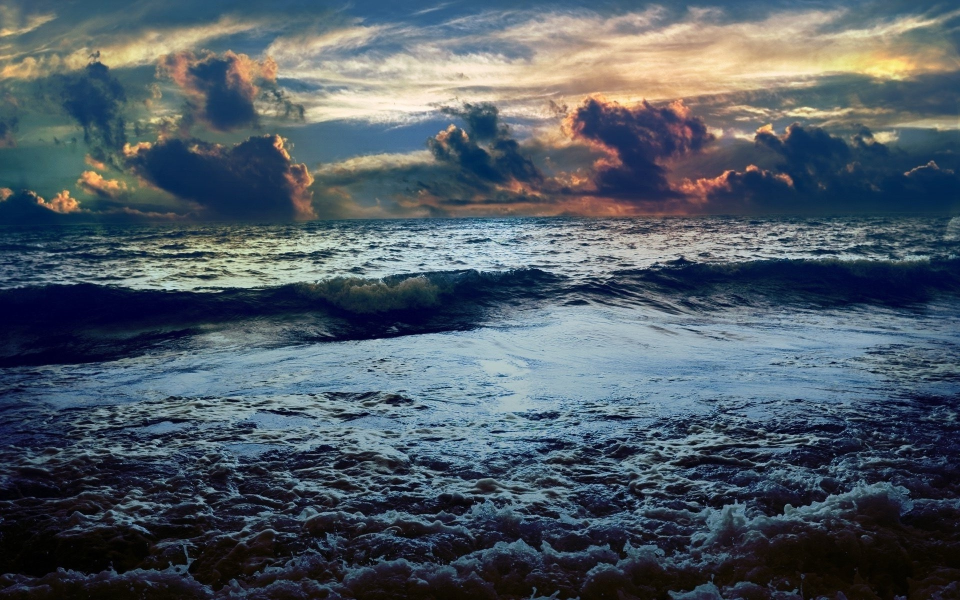
#> input picture Image Transformations and Manipulation Techniques In OpenCV/ocean.jpg, 1920 x 1200 px (shown at 1/2 size)
$ jupyter execute 'Rotation&Flipping.ipynb'
#> lines starting #> are read from the running program, lines starting #| are printed output that depends on the picture
[cell 1]
import cv2
import matplotlib.pyplot as plt

Image Rotation

[cell 2]
image=cv2.imread(r"ocean.jpg")
#> image is the input picture: shape (1200, 1920, 3); mean B, G, R 101.1, 90.9, 79.3
image.shape
#> Out = (1200, 1920, 3)

[cell 3]
Resize=cv2.resize(image,(275,183))
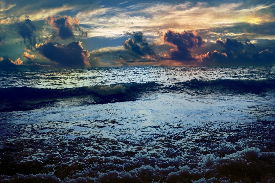
#> Resize: shape (183, 275, 3); mean B, G, R 101, 90.8, 79.1
image=Resize
image.shape
#> Out = (183, 275, 3)

[cell 4]
cv2.imshow("Ocean",image)
cv2.waitKey(0)
cv2.destroyAllWindows()

[cell 5]
h , w = image.shape[:2]
#> h = 183; w = 275
print(f"Height is {h} and Width is {w}")
#| Height is 183 and Width is 275

[cell 6]
points = [
    ("Top-Left", 0, 0),
    ("Center", w//2, h//2),
    ("Bottom-Right", w, h)
]

plt.imshow(image)
for name, x, y in points:
    plt.scatter(x, y, c="Black", s=50)
    plt.text(x+10, y+10, name, color="Black", fontsize=8)
plt.show()
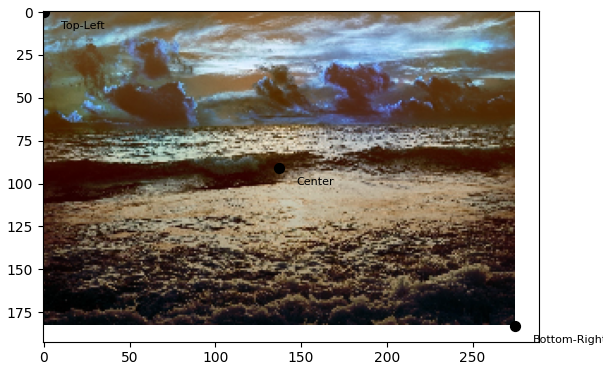
#> figure drawn by matplotlib, 1 panel; B, G, R data is drawn as R, G, B

[cell 7]
Center=(h//2,w//2)
#> Center = (91, 137)
M=cv2.getRotationMatrix2D(Center,-32,1.0)
Rotated=cv2.warpAffine(image,M,(w,h))
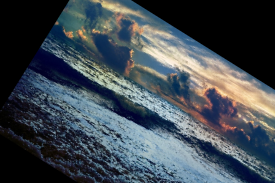
#> Rotated: shape (183, 275, 3); mean B, G, R 81.6, 73.9, 64.9

[cell 8]
cv2.imshow("Orignal",image)
cv2.imshow("Rotated",Rotated)
cv2.waitKey(0)
cv2.destroyAllWindows()

Image Flipping

[cell 9]
Flip=cv2.flip(image,-1)
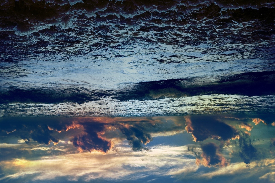
#> Flip: shape (183, 275, 3); mean B, G, R 101, 90.8, 79.1

$ run again, with Image Transformations and Manipulation Techniques In OpenCV/ball.png saved as Image Transformations and Manipulation Techniques In OpenCV/ocean.jpg
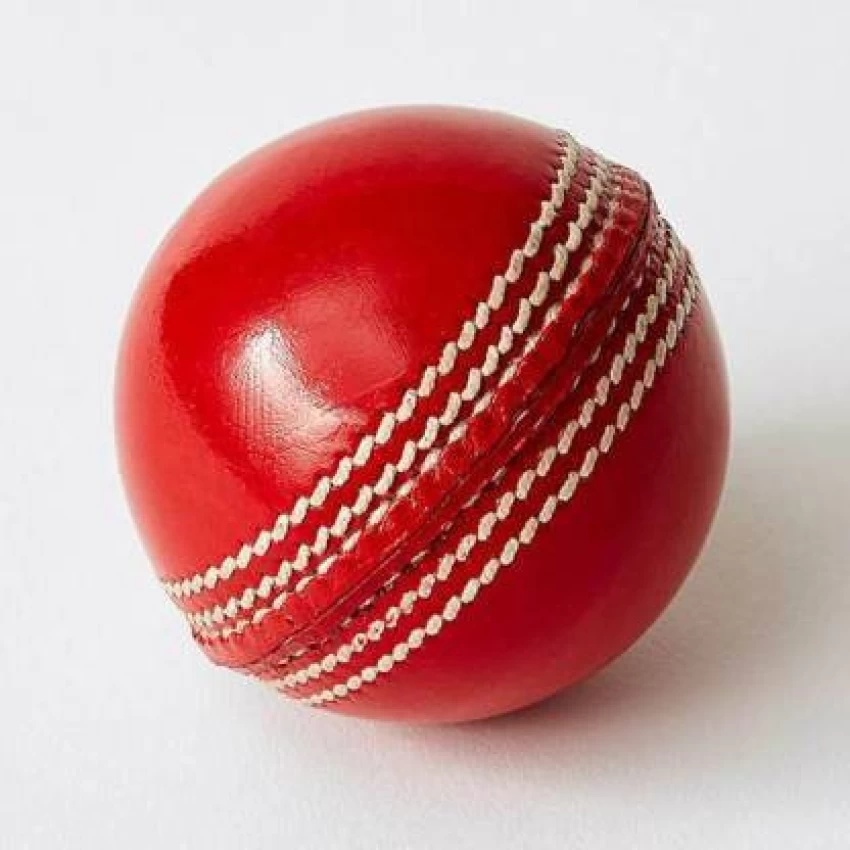
#> input picture Image Transformations and Manipulation Techniques In OpenCV/ball.png, 850 x 850 px
#> image is the input picture: shape (850, 850, 3); mean B, G, R 150.2, 150.7, 203.9
#| Height is 183 and Width is 275
#> `Rotated=cv2.warpAffine(image,M,(w,h))`:
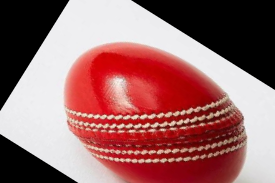
#> Rotated: shape (183, 275, 3); mean B, G, R 106.4, 106.3, 155.1
#> `Flip=cv2.flip(image,-1)`:
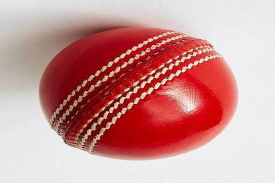
#> Flip: shape (183, 275, 3); mean B, G, R 150.1, 150.6, 203.8
